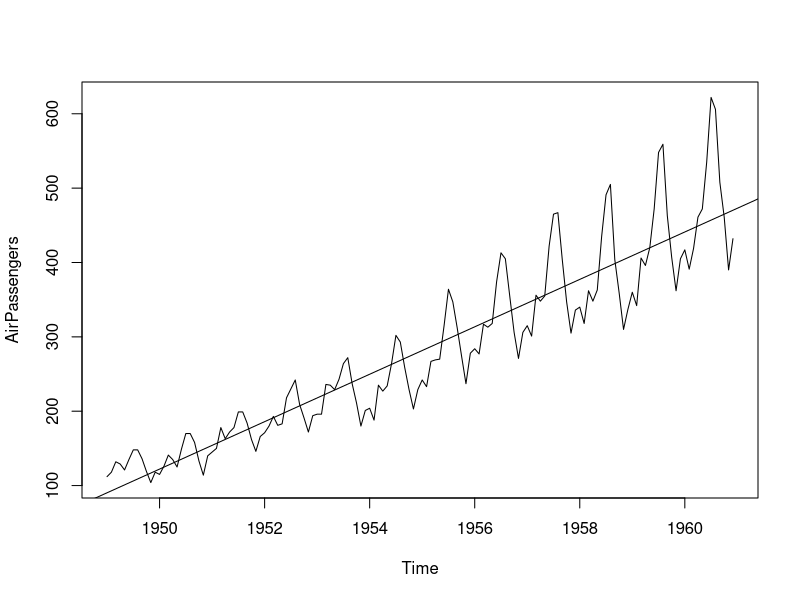
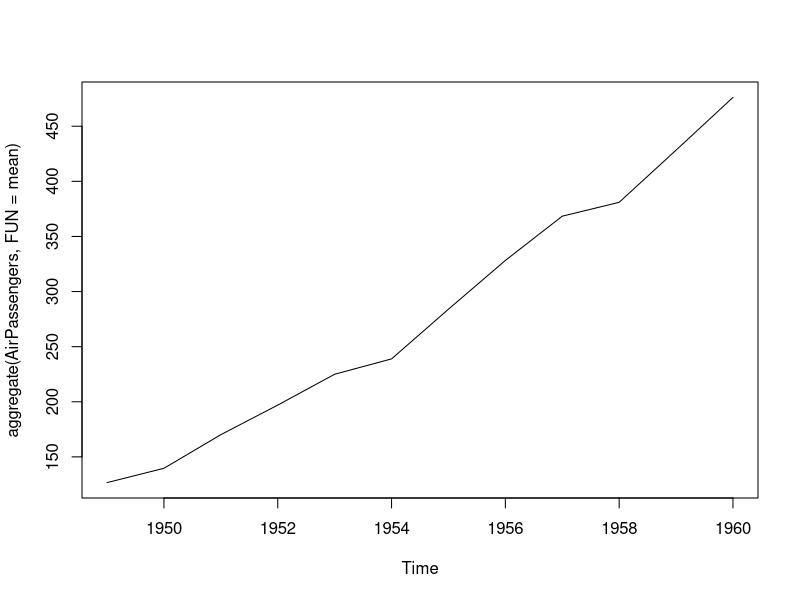
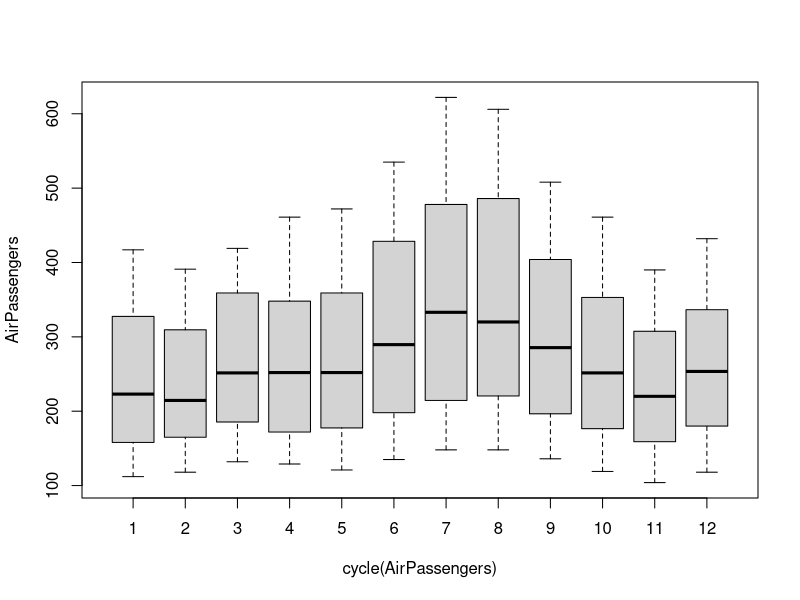
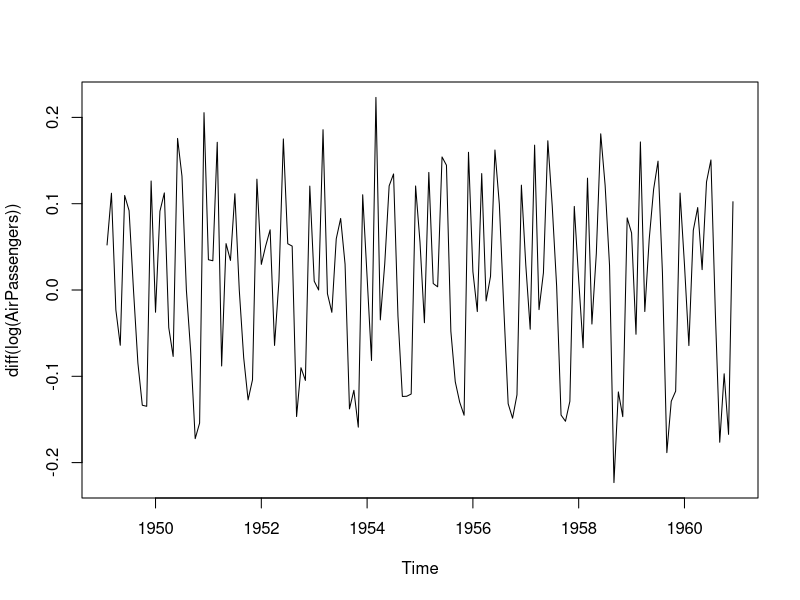
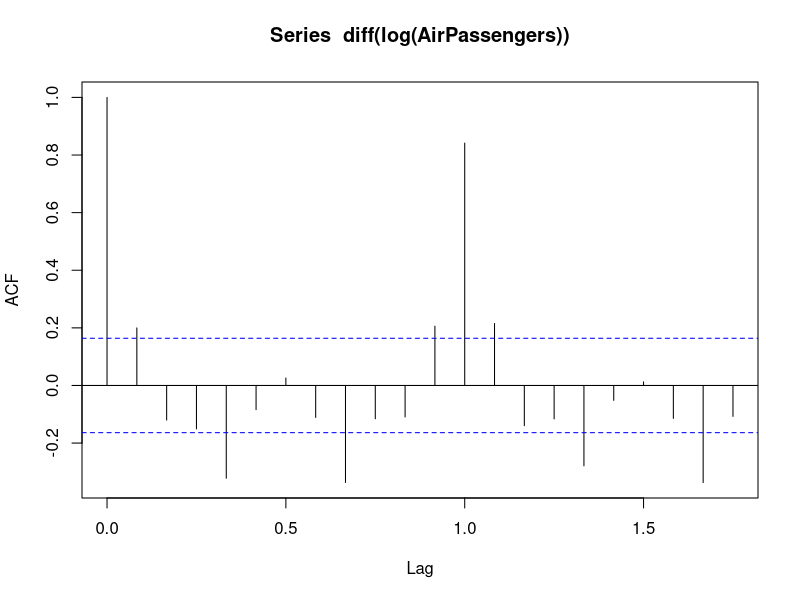
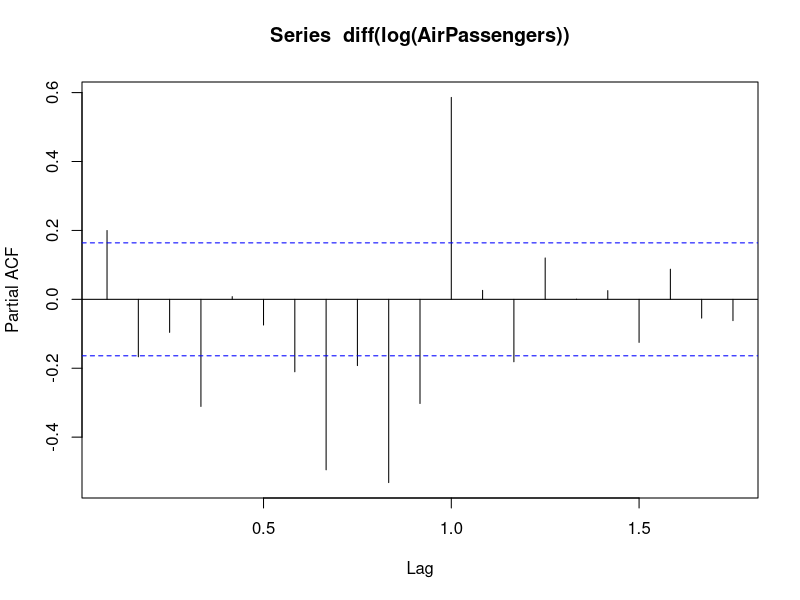
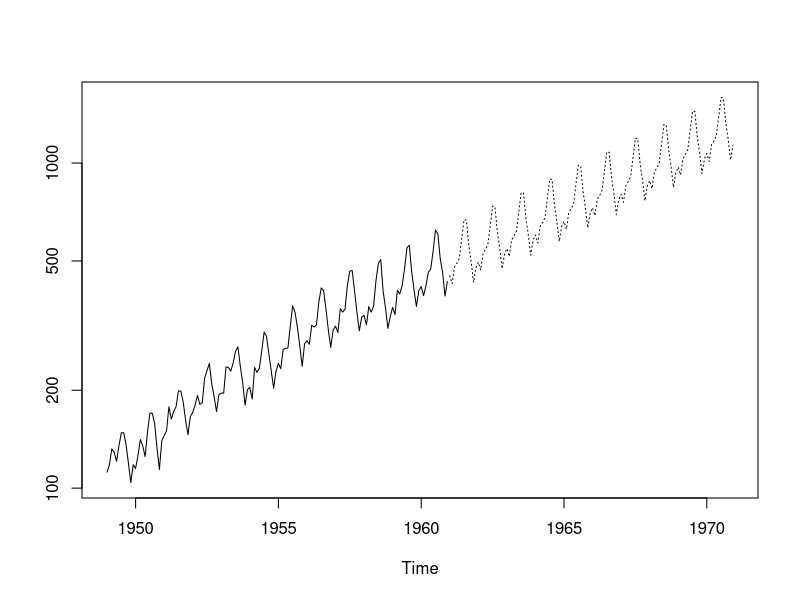

R code for these plots, in order:
#Time series analysis
library(tseries)

#using inbuit data
data("AirPassengers")

start(AirPassengers)
end(AirPassengers)

summary(AirPassengers)
frequency(AirPassengers)

time(AirPassengers)
cycle(AirPassengers)

#plots 
plot(AirPassengers)
#fitting a line 
abline(reg=lm(AirPassengers~time(AirPassengers)))

#printing the cycles in the years
cycle(AirPassengers)

#Aggregating the cycles and display a year on your trend
plot(aggregate(AirPassengers,FUN = mean))

#boxplot across months will give us a sense on sasonal effects 
boxplot(AirPassengers~cycle(AirPassengers))

#arima model is commonly used in time series 
#since the data is not stationary --the mean is not constant and variance and covariance 
#one, we need to remove unequal variance--log 
#two,we need to adress the trend component

plot(diff(log(AirPassengers)))

#using dickey-fuller test to confir stationarity
adf.test(diff(log(AirPassengers)),alternative = c("stationary","explosive"),k=trunc(length(diff(log(AirPassengers))-1)^(1/3)))


#AR  I     MA
#P   DIFF  D
acf(diff(log(AirPassengers)))  #determines the value of q
pacf(diff(log(AirPassengers)))  #determines the value of p


#fit arima model and predict 10 years 
fit<-arima(log(AirPassengers),c(0,1,1),seasonal = list(order = c(0,1,1),period = 12))

pred<-predict(fit,n.ahead = 10*12)
#since the values are loged with raise them to exponential
predit<-2.718^pred$pred
ts.plot(AirPassengers,2.718^pred$pred,log="y",lty=c(1,3))

#testing our model
datawide<-ts(AirPassengers,frequency = 12,start = c(1949,1),end = c(1959,12))

fit2<-arima(log(datawide),c(0,1,1),seasonal = list(order = c(0,1,1),period = 12))

pred2<-predict(fit2,n.ahead = 10*12)
predit2<-2.718^pred2$pred
data1<-head(predit2,12)

predict_1960<-round(data1,digits = 0)
original_1960<-tail(AirPassengers,12)

